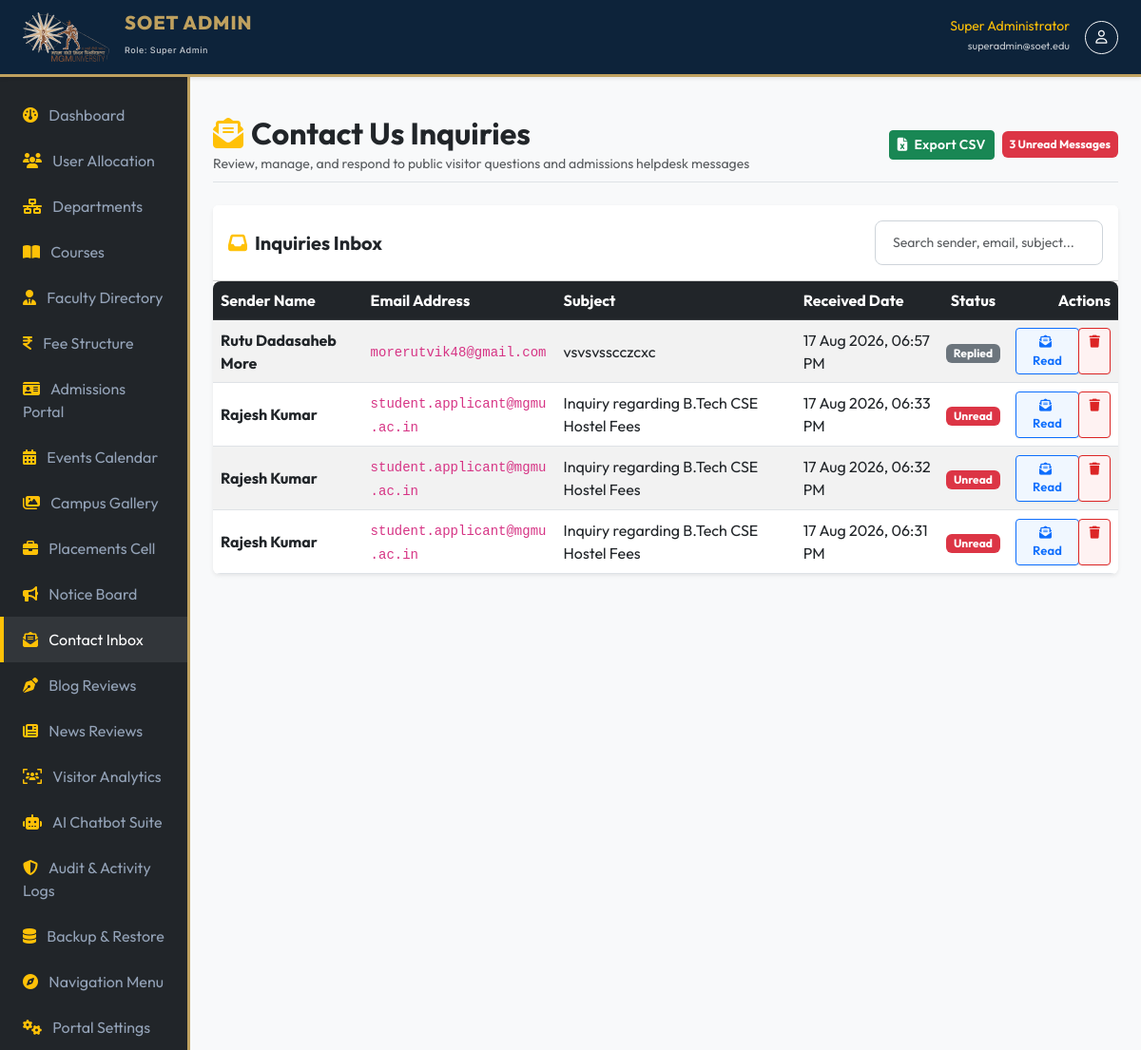
The page /admin/modules/contacts.php (signed in) on the database as committed earlier.
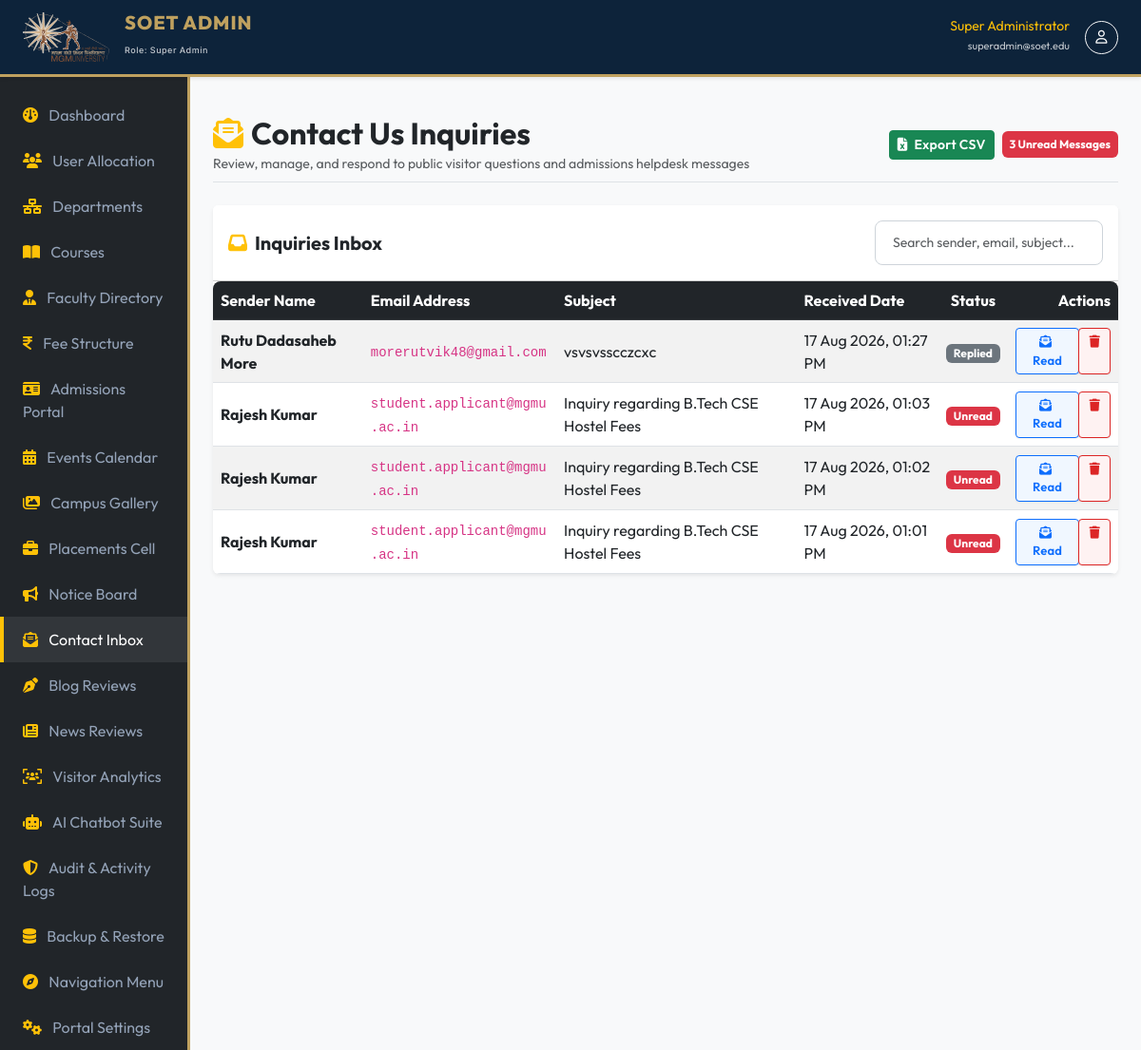
The same page on the database as committed later.
### tables this page shows
CREATE TABLE `contact_messages` (
  `id` int(11) NOT NULL AUTO_INCREMENT,
  `name` varchar(100) NOT NULL,
  `email` varchar(100) NOT NULL,
  `subject` varchar(150) NOT NULL,
  `message` text NOT NULL,
  `status` enum('unread','read','replied') DEFAULT 'unread',
  `replied_by` int(11) DEFAULT NULL,
  `reply_content` text DEFAULT NULL,
  `created_at` timestamp NOT NULL DEFAULT current_timestamp(),
  PRIMARY KEY (`id`),
  KEY `replied_by` (`replied_by`),
  CONSTRAINT `contact_messages_ibfk_1` FOREIGN KEY (`replied_by`) REFERENCES `users` (`id`) ON DELETE SET NULL
);

### core/Database.php (called while the page is built, shortened)
<?php
class Database
{
    private static ?Database $instance = null;
    private PDO $pdo;
    private function __construct()
    {
        $options = [
            PDO::ATTR_ERRMODE            => PDO::ERRMODE_EXCEPTION,
            PDO::ATTR_DEFAULT_FETCH_MODE => PDO::FETCH_ASSOC,
            PDO::ATTR_EMULATE_PREPARES   => false,
            PDO::ATTR_TIMEOUT            => 3,
        ];
        $primaryHost = defined('DB_HOST') ? DB_HOST : '127.0.0.1;port=3307';
        $dbName = defined('DB_NAME') ? DB_NAME : 'soet_college';
        $dbUser = defined('DB_USER') ? DB_USER : 'root';
        $dbPass = defined('DB_PASS') ? DB_PASS : '';
        $charset = defined('DB_CHARSET') ? DB_CHARSET : 'utf8mb4';
        $dsnCandidates = [
            'mysql:host=' . $primaryHost . ';dbname=' . $dbName . ';charset=' . $charset,
            'mysql:host=127.0.0.1;port=3307;dbname=' . $dbName . ';charset=' . $charset,
            'mysql:host=127.0.0.1;port=3306;dbname=' . $dbName . ';charset=' . $charset,
            'mysql:host=localhost;dbname=' . $dbName . ';charset=' . $charset,
            'mysql:host=127.0.0.1;dbname=' . $dbName . ';charset=' . $charset
        ];
        foreach (array_unique($dsnCandidates) as $dsn) {
            try {
                $this->pdo = new PDO($dsn, $dbUser, $dbPass, $options);
                return;
            } catch (PDOException $e) {
                $lastException = $e;
            }
        }
    }
    public static function getInstance(): Database
    {
        if (self::$instance === null) {
            self::$instance = new self();
        }
        return self::$instance;
    }
    public function query(string $sql, array $params = []): PDOStatement
    {
        $stmt = $this->pdo->prepare($sql);
        $stmt->execute($params);
        return $stmt;
    }
    public function fetchAll(string $sql, array $params = []): array
    {
        return $this->query($sql, $params)->fetchAll();
    }
}

### core/Session.php (called while the page is built, shortened)
<?php
class Session
{
    public static function get(string $key, mixed $default = null): mixed
    {
        return $_SESSION[$key] ?? $default;
    }
}

### core/Auth.php (called while the page is built, shortened)
<?php
class Auth
{
    public static function hasPermission(string $permission): bool
    {
        $permissions = Session::get('permissions', []);
        if (in_array('*', $permissions)) return true;
        return in_array($permission, $permissions);
    }
}

### admin/modules/contacts.php (the view, shortened to what the changed rows need)
<?php
$db = Database::getInstance();
$action = isset($_GET['action']) ? $_GET['action'] : 'list';
include_once __DIR__ . '/../includes/header.php';
$messages = $db->fetchAll("SELECT * FROM contact_messages ORDER BY created_at DESC");
?>
<div class="d-flex justify-content-between align-items-center pt-3 pb-2 mb-4 border-bottom flex-wrap gap-2">
    <div>
        <h1 class="h2 fw-bold text-primary-color mb-0"><i class="fa-solid fa-envelope-open-text text-warning me-2"></i>Contact Us Inquiries</h1>
    </div>
</div>
<?php if ($action === 'list'): ?>
    <div class="card border-0 shadow-sm">
        <div class="card-body p-0">
            <div class="table-responsive">
                <table class="table table-striped table-hover align-middle mb-0" id="contactsTable">
                    <thead class="table-dark">
                        <tr>
                            <th>Sender Name</th>
                            <th>Email Address</th>
                            <th>Subject</th>
                            <th>Received Date</th>
                            <th class="text-center">Status</th>
                            <th class="text-end">Actions</th>
                        </tr>
                    </thead>
                    <tbody>
                        <?php if (empty($messages)): ?>
                            <tr>
                                <td colspan="6" class="text-center text-muted p-4">No query messages logged in the database.</td>
                            </tr>
                        <?php else: ?>
                            <?php foreach ($messages as $m): ?>
                                <tr>
                                    <td class="fw-bold text-primary-color"><?php echo htmlspecialchars($m['name']); ?></td>
                                    <td><code><?php echo htmlspecialchars($m['email']); ?></code></td>
                                    <td><?php echo htmlspecialchars($m['subject']); ?></td>
                                    <td><?php echo formatDateTime($m['created_at']); ?></td>
                                    <td class="text-center"><?php echo statusBadge($m['status']); ?></td>
                                    <td class="text-end">
                                        <div class="btn-group">
                                            <a href="contacts.php?action=view&id=<?php echo $m['id']; ?>" class="btn btn-sm btn-outline-primary"><i class="fa-solid fa-envelope-open-text me-1"></i> Read</a>
                                            <?php if (Auth::hasPermission('manage_users') || Auth::hasRole('Super Admin')): ?>
                                                <a href="contacts.php?action=delete&id=<?php echo $m['id']; ?>" class="btn btn-sm btn-outline-danger" onclick="return confirm('Delete this inquiry message?');"><i class="fa-solid fa-trash"></i></a>
                                            <?php endif; ?>
                                        </div>
                                    </td>
                                </tr>
                            <?php endforeach; ?>
                        <?php endif; ?>
                    </tbody>
                </table>
            </div>
        </div>
    </div>
<?php endif; ?>
<?php include_once __DIR__ . '/../includes/footer.php'; ?>

### includes/functions.php (shortened to what the changed rows need)
<?php
function formatDateTime(?string $datetime): string
{
    return date('d M Y, h:i A', strtotime($datetime));
}
function statusBadge(string $status): string
{
    $colors = [
        'pending' => 'warning', 'submitted' => 'info', 'under_review' => 'primary',
        'approved' => 'success', 'published' => 'success', 'rejected' => 'danger',
        'returned' => 'secondary', 'draft' => 'light', 'verified' => 'info',
        'active' => 'success', 'inactive' => 'secondary', 'unread' => 'danger', 'read' => 'success',
    ];
    $color = $colors[$status] ?? 'secondary';
    return '<span class="badge bg-' . $color . '">' . ucfirst(str_replace('_', ' ', $status)) . '</span>';
}

Rows that differ between the two databases and show on the page:
changed contact_messages "Rutu Dadasaheb More": created_at "17 Aug 2026, 06:57 PM" → "17 Aug 2026, 01:27 PM"
changed contact_messages: created_at "17 Aug 2026, 06:33 PM" → "17 Aug 2026, 01:03 PM"
changed contact_messages: created_at "17 Aug 2026, 06:32 PM" → "17 Aug 2026, 01:02 PM"
changed contact_messages: created_at "17 Aug 2026, 06:31 PM" → "17 Aug 2026, 01:01 PM"
